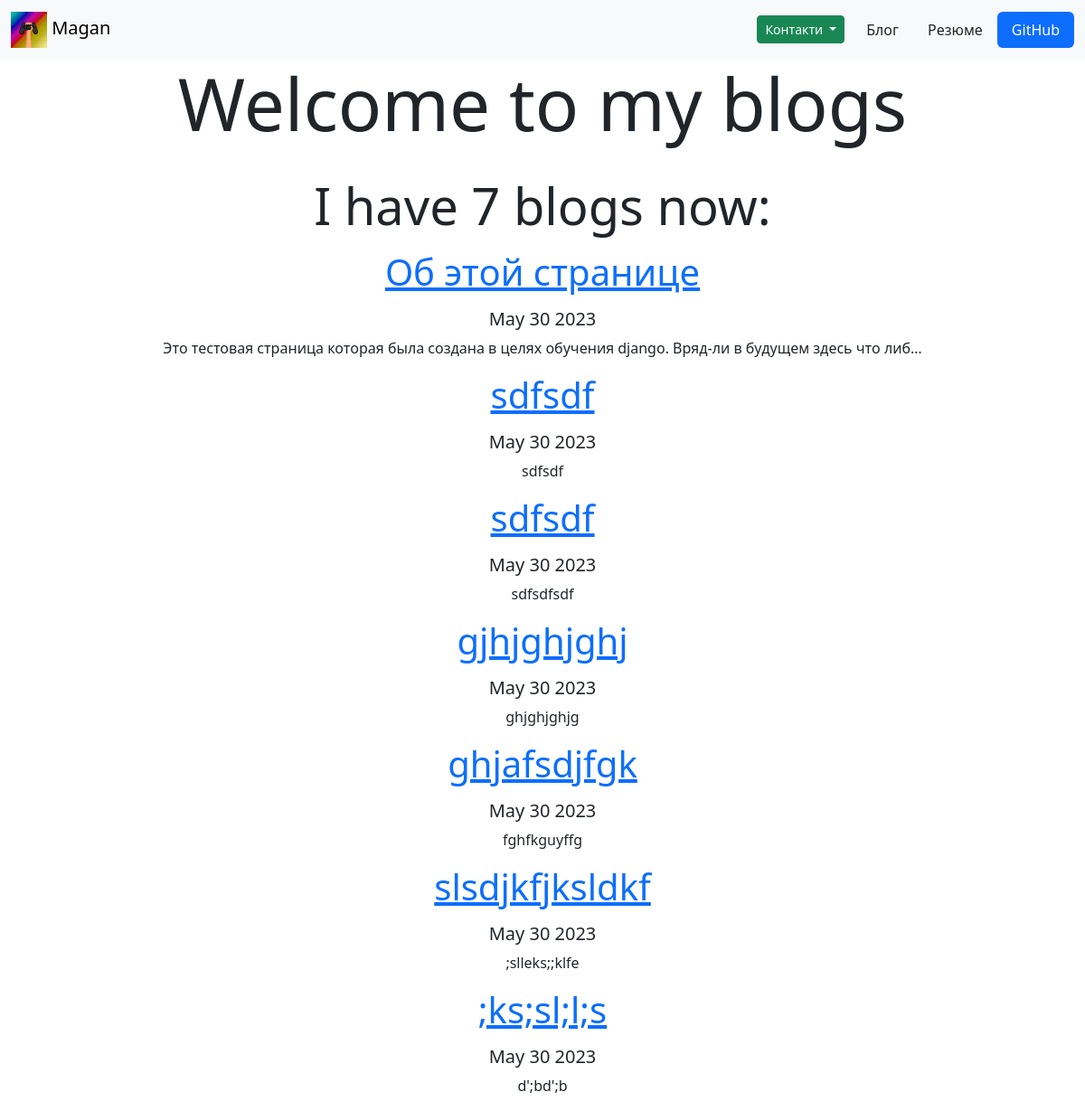
/blog/, run on an earlier commit of the app's database.
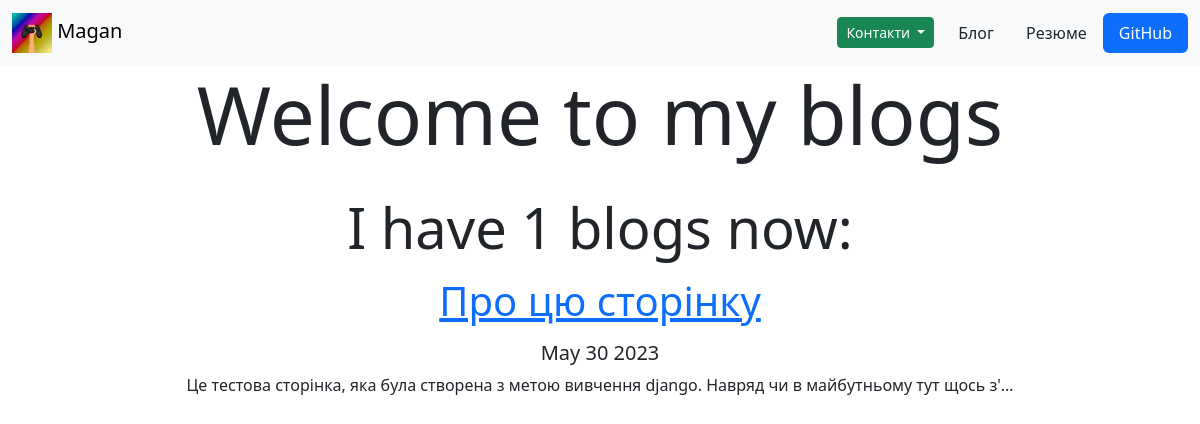
And on a later commit of the database.
### blog/models.py (models this page shows, shortened)
class Blog(models.Model):
    title = models.CharField(max_length=100)
    date = models.DateField()
    description = models.TextField()

### blog/views.py (the view)
# urls.py: path('', views.all_blogs, name='all_blogs'),
def all_blogs(request):
    blogs = Blog.objects.all()
    return render(request, 'blog/all_blogs.html', {'blogs': blogs})

### blog/templates/blog/all_blogs.html
{% extends 'portfolio/base.html' %}
{% block content %}
<div class="container text-center">
  <h1 class="display-1">Welcome to my blogs</h1>
  <br>
  <p class="display-4">I have {{ blogs.count }} blogs now:</p>
  {% for blog in blogs %}
  <p class="display-6"><a href="{% url 'blog:detail' blog.id %}">{{ blog.title }}</a></p>
  <p class="h5">{{ blog.date|date:'M j Y'}}</p>
  <p>{{ blog.description|safe|truncatechars:100 }}</p>
  {% endfor %}
</div>
{% endblock %}

What changed in the data, as far as the page shows it:
removed Blog: title "sdfsdf", date "May 30 2023", description "sdfsdf"
removed Blog: title "sdfsdf", date "May 30 2023", description "sdfsdfsdf"
removed Blog: title "gjhjghjghj", date "May 30 2023", description "ghjghjghjg"
removed Blog: title "ghjafsdjfgk", date "May 30 2023", description "fghfkguyffg"
removed Blog: title "slsdjkfjksldkf", date "May 30 2023", description ";slleks;;klfe"
removed Blog: title ";ks;sl;l;s", date "May 30 2023", description "d';bd';b"
changed Blog: title "Об этой странице" → "Про цю сторінку"; description "Это тестовая страница которая была создана в целях обучения django. Вряд-ли в будущем здесь что либ…" → "Це тестова сторінка, яка була створена з метою вивчення django. Навряд чи в майбутньому тут щось з'…"
Also different on the page:
{{ blogs.count }}: "7" → "1"
